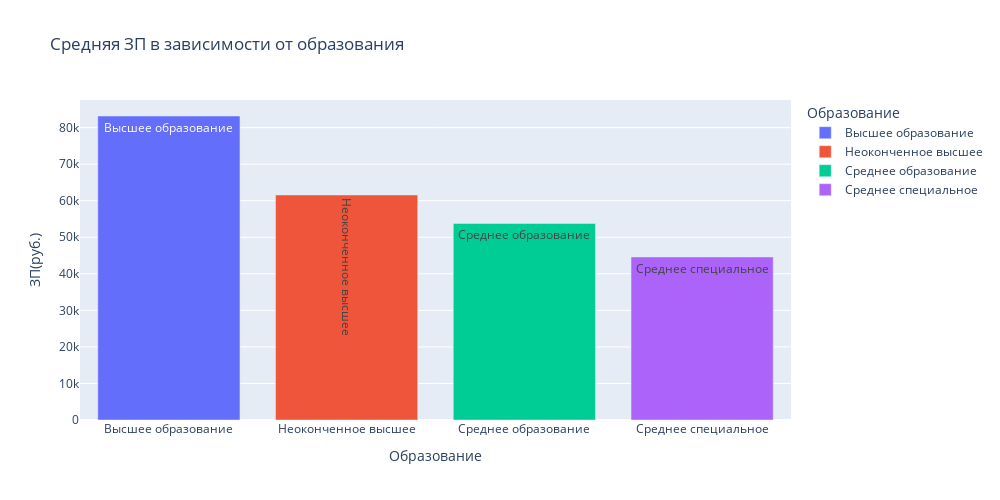

The notebook cell saved with this chart:
### Markdown cell above
4. Постройте диаграмму, которая показывает зависимость **медианной** желаемой заработной платы (**"ЗП (руб)"**) от уровня образования (**"Образование"**). Используйте для диаграммы данные о резюме, где желаемая заработная плата меньше 1 млн рублей.
*Сделайте выводы по представленной диаграмме: для каких уровней образования наблюдаются наибольшие и наименьшие уровни желаемой заработной платы? Как вы считаете, важен ли признак уровня образования при прогнозировании заработной платы?*

### Code cell
cleaned_salary = hh_database[hh_database['ЗП(руб.)'] < 1000000]
bar_data = cleaned_salary.groupby(by='Образование', as_index=False)['ЗП(руб.)'].mean()

fig = px.bar(
    data_frame=bar_data,
    x='Образование',
    y='ЗП(руб.)',
    color= 'Образование',
    text = 'Образование',
    orientation='v', 
    height=500, 
    width=1000,
    title='Средняя ЗП в зависимости от образования' 
)

fig.show()

### Figure 1 — Plotly figure (JSON) as saved in the notebook; plotly's stock layout.template omitted (floating-point values rounded to 4 significant figures)
{"data": [{"alignmentgroup": "True", "hovertemplate": "Образование=%{text}<br>ЗП(руб.)=%{y}<extra></extra>", "legendgroup": "Высшее образование", "marker": {"color": "#636efa", "pattern": {"shape": ""}}, "name": "Высшее образование", "offsetgroup": "Высшее образование", "orientation": "v", "showlegend": true, "text": ["Высшее образование"], "textposition": "auto", "type": "bar", "x": ["Высшее образование"], "xaxis": "x", "y": [83180.0], "yaxis": "y"}, {"alignmentgroup": "True", "hovertemplate": "Образование=%{text}<br>ЗП(руб.)=%{y}<extra></extra>", "legendgroup": "Неоконченное высшее", "marker": {"color": "#EF553B", "pattern": {"shape": ""}}, "name": "Неоконченное высшее", "offsetgroup": "Неоконченное высшее", "orientation": "v", "showlegend": true, "text": ["Неоконченное высшее"], "textposition": "auto", "type": "bar", "x": ["Неоконченное высшее"], "xaxis": "x", "y": [61580.0], "yaxis": "y"}, {"alignmentgroup": "True", "hovertemplate": "Образование=%{text}<br>ЗП(руб.)=%{y}<extra></extra>", "legendgroup": "Среднее образование", "marker": {"color": "#00cc96", "pattern": {"shape": ""}}, "name": "Среднее образование", "offsetgroup": "Среднее образование", "orientation": "v", "showlegend": true, "text": ["Среднее образование"], "textposition": "auto", "type": "bar", "x": ["Среднее образование"], "xaxis": "x", "y": [53790.0], "yaxis": "y"}, {"alignmentgroup": "True", "hovertemplate": "Образование=%{text}<br>ЗП(руб.)=%{y}<extra></extra>", "legendgroup": "Среднее специальное", "marker": {"color": "#ab63fa", "pattern": {"shape": ""}}, "name": "Среднее специальное", "offsetgroup": "Среднее специальное", "orientation": "v", "showlegend": true, "text": ["Среднее специальное"], "textposition": "auto", "type": "bar", "x": ["Среднее специальное"], "xaxis": "x", "y": [44610.0], "yaxis": "y"}], "layout": {"barmode": "relative", "height": 500, "legend": {"title": {"text": "Образование"}, "tracegroupgap": 0}, "title": {"text": "Средняя ЗП в зависимости от образования"}, "width": 1000, "xaxis": {"anchor": "y", "categoryarray": ["Высшее образование", "Неоконченное высшее", "Среднее образование", "Среднее специальное"], "categoryorder": "array", "domain": [0, 1], "title": {"text": "Образование"}}, "yaxis": {"anchor": "x", "domain": [0, 1], "title": {"text": "ЗП(руб.)"}}}}
